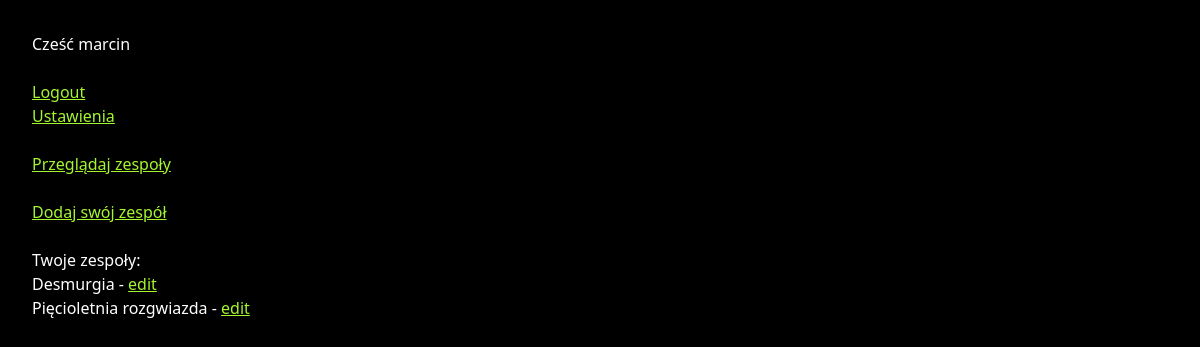
Page /dashboard/ (signed in) on the earlier database version.
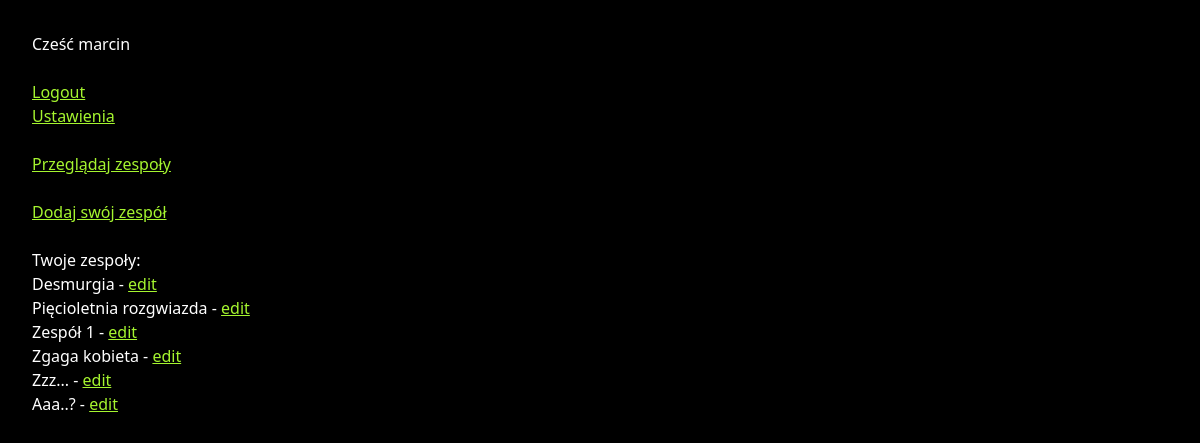
Same page on the later database version.
### garage_online/models.py (models this page shows, shortened)
class Band(models.Model):
    name = models.CharField(max_length=100, null=False, blank=False)
    contact_email = models.EmailField(null=True, blank=True)
    show_contact_email = models.BooleanField(default=True)
    short_desc = models.TextField(max_length=150, null=False, blank=False)
    long_desc = models.TextField(null=False, blank=False)
    genre = models.PositiveSmallIntegerField(choices=choices.get_genres(), default=0)
    image = models.ImageField(upload_to='bands_photos', null=False, blank=False)
    country = models.CharField(max_length=2, choices=choices.get_countries(), default='PL')
    city = models.CharField(max_length=50, null=False, blank=False)
    is_active = models.BooleanField(default=True)
    tags = models.CharField(max_length=100, null=True, blank=True)
    add_2db_date = models.DateField(auto_now_add=True)
    user = models.ManyToManyField(User, related_name='bands')

### garage_online/views.py (the view)
# urls.py: path('dashboard/', views.dashboard, name='dashboard'),
@login_required()
def dashboard(request):
    bands = Band.objects.filter(user=request.user) if request.user.is_authenticated else None
    return render(request, 'garage_online/dashboard.html', {'bands': bands})

### garage_online/templates/garage_online/dashboard.html (shortened to what this page needs)
{% extends 'base.html' %}
{% block body %}
    Cześć {{ user }}
    <br><br>
    <a href="{% url 'logout' %}">Logout</a><br>
    <a href="{% url 'user_settings' %}">Ustawienia</a><br>
    <br>
    <a href="{% url 'all_bands' %}">Przeglądaj zespoły</a><br>
    <br>
    <a href="{% url 'new_band' %}">Dodaj swój zespół</a><br>
    <br>
    Twoje zespoły:<br>
    {% if bands|length == 0 %}
        Nie dodałeś jeszcze żadnego zespołu
    {% else %}
        {% for band in bands %}
            {{ band.name }} - <a href="{% url 'edit_band' band.id band.name %}">edit</a><br>
        {% endfor %}
    {% endif %}
{% endblock %}

### garage_online/templates/base.html (shortened to what this page needs)
{% load static %}
<!doctype html>
<html lang="en">
<head>
    <link href="https://cdn.jsdelivr.net/npm/bootstrap@5.2.0-beta1/dist/css/bootstrap.min.css" rel="stylesheet">
    <link rel="stylesheet" href="{% static 'garage_online.css' %}">
</head>
<body>
    {% block body %}{% endblock %}
</body>
</html>

### garage_online/static/garage_online.css (style rules this page uses)
body { padding: 2rem; background-color: black; color: white; margin-bottom: 75px; }
a { color: #a5f52f; }

Differences in the rows shown:
added Band: name "Zespół 1"
added Band: name "Zgaga kobieta"
added Band: name "Zzz..."
added Band: name "Aaa..?"
